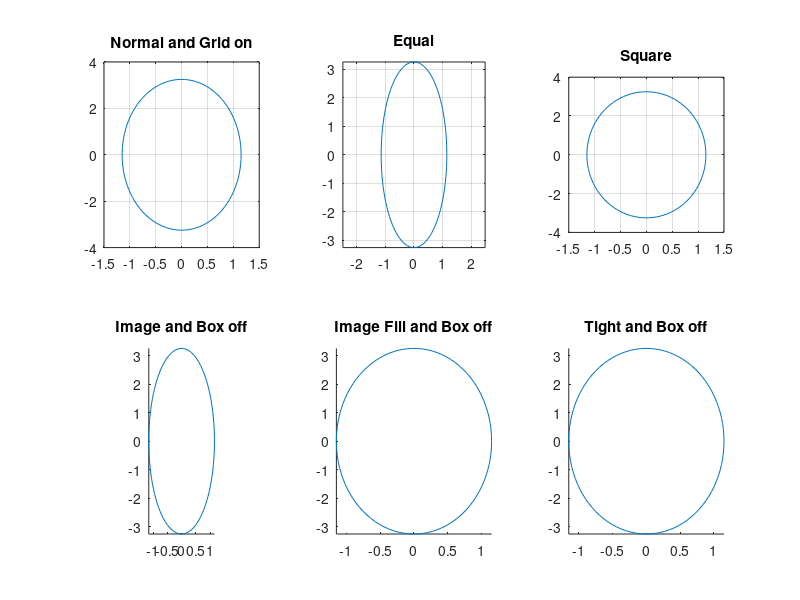

Here is the MATLAB script that generated this plot:
% 20130505 XY511 16:00
% AbrahamX @ NWPU
% Just a simple example on Axis Control
t = 0: 2*pi/99: 2*pi;
x = 1.15 * cos(t);
y = 3.25 * sin(t);

% Plot
subplot(231)
plot(x, y)
axis normal
grid on
title('Normal and Grid on')

subplot(232)
plot(x, y)
axis equal
grid on
title('Equal')

subplot(233)
plot(x, y)
axis square
grid on
title('Square')

subplot(234)
plot(x, y)
axis image
box off
title('Image and Box off')

subplot(235)
plot(x, y)
axis image fill
box off
title('Image Fill and Box off')

subplot(236)
plot(x, y)
axis tight
box off
title('Tight and Box off')



% Comment: When the mountain does not rotate, the water rotates;
% when the water does not rotate, the PEOPLE rotates.
